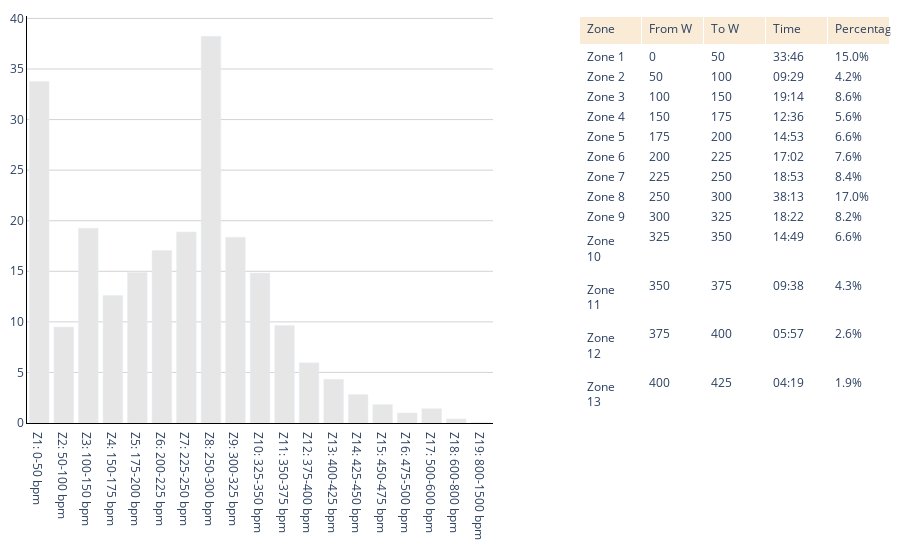

Source (notebook cell):
### Markdown cell above
## POWER

### Code cell
power_fig = plot_power_zones(df_activity_visual)
# Save plot as PNG file
pio.write_image(power_fig, 'visuals/power_plot.png', width=1200, height=500)

power_fig

### Figure 1 — Plotly figure (JSON) as saved in the notebook; plotly's stock layout.template omitted (floating-point values rounded to 4 significant figures)
{"data": [{"customdata": ["33:46", "09:29", "19:14", "12:36", "14:53", "17:02", "18:53", "38:13", "18:22", "14:49", "09:38", "05:57", "04:19", "02:48", "01:49", "00:59", "01:25", "00:24", "00:02"], "hovertemplate": "<b>%{x}</b><br>Zone held during %{customdata}<br><extra></extra>", "marker": {"color": "rgb(230, 230, 230)"}, "type": "bar", "x": ["Z1: 0-50 bpm", "Z2: 50-100 bpm", "Z3: 100-150 bpm", "Z4: 150-175 bpm", "Z5: 175-200 bpm", "Z6: 200-225 bpm", "Z7: 225-250 bpm", "Z8: 250-300 bpm", "Z9: 300-325 bpm", "Z10: 325-350 bpm", "Z11: 350-375 bpm", "Z12: 375-400 bpm", "Z13: 400-425 bpm", "Z14: 425-450 bpm", "Z15: 450-475 bpm", "Z16: 475-500 bpm", "Z17: 500-600 bpm", "Z18: 600-800 bpm", "Z19: 800-1500 bpm"], "xaxis": "x", "y": [33.78, 9.49, 19.25, 12.62, 14.89, 17.05, 18.89, 38.23, 18.37, 14.82, 9.647, 5.959, 4.318, 2.811, 1.822, 0.9895, 1.417, 0.4048, 0.04498], "yaxis": "y"}, {"cells": {"align": "left", "fill": {"color": "white"}, "values": [["Zone 1", "Zone 2", "Zone 3", "Zone 4", "Zone 5", "Zone 6", "Zone 7", "Zone 8", "Zone 9", "Zone 10", "Zone 11", "Zone 12", "Zone 13", "Zone 14", "Zone 15", "Zone 16", "Zone 17", "Zone 18", "Zone 19"], ["0", "50", "100", "150", "175", "200", "225", "250", "300", "325", "350", "375", "400", "425", "450", "475", "500", "600", "800"], ["50", "100", "150", "175", "200", "225", "250", "300", "325", "350", "375", "400", "425", "450", "475", "500", "600", "800", "1500"], ["33:46", "09:29", "19:14", "12:36", "14:53", "17:02", "18:53", "38:13", "18:22", "14:49", "09:38", "05:57", "04:19", "02:48", "01:49", "00:59", "01:25", "00:24", "00:02"], ["15.0%", "4.2%", "8.6%", "5.6%", "6.6%", "7.6%", "8.4%", "17.0%", "8.2%", "6.6%", "4.3%", "2.6%", "1.9%", "1.2%", "0.8%", "0.4%", "0.6%", "0.2%", "0.0%"]]}, "domain": {"x": [0.64, 1], "y": [0, 1]}, "header": {"align": "left", "fill": {"color": "antiquewhite"}, "values": ["Zone", "From W", "To W", "Time", "Percentage"]}, "type": "table"}], "layout": {"height": 550, "margin": {"b": 10, "l": 10, "r": 10, "t": 10}, "plot_bgcolor": "rgba(0,0,0,0)", "xaxis": {"anchor": "y", "domain": [0, 0.54], "linecolor": "black", "showgrid": true}, "yaxis": {"anchor": "x", "domain": [0, 1], "gridcolor": "lightgrey", "gridwidth": 1, "linecolor": "black", "showgrid": true}}}
